Frame 1 (no input): blank canvas, image omitted
Frame 60 (the mouse pressed at the canvas centre just before this capture): blank canvas, image omitted
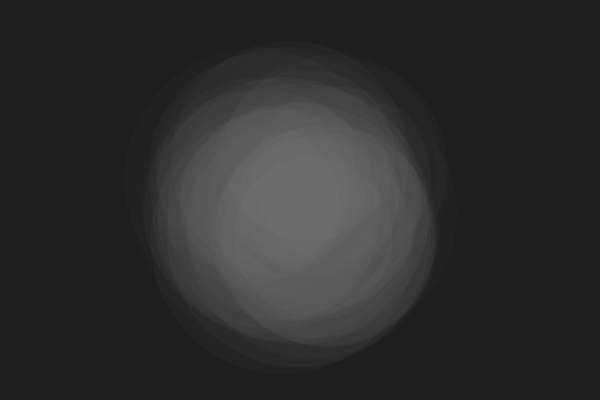
Frame 120 (the mouse held since frame 60 and released just before this capture)

The Processing sketch whose frames 1 and 60 were blank and that drew this single picture after the mouse press (run headless with seeded random() and noise(); from frame 60 on, the mouse is pressed at the canvas centre):

// Processing sketch: processing_25759
// ── processing_25759.pde

void setup(){
  size(600,400);
  background(30);
  smooth();
}

void draw(){
  stroke(0,0);
  strokeWeight(0);
  fill(random(mouseY/width,mouseY*600/width),10);
  float sizeKreis=random(mouseX/2,mouseX/1.1);
  float xKreis=width/2-mouseX/4+random((mouseX/10), (mouseX/2.5));
  float yKreis=height/2-mouseX/4+random((mouseX/10), (mouseX/2.5));
  
  ellipse(xKreis,yKreis,sizeKreis,sizeKreis);
}
